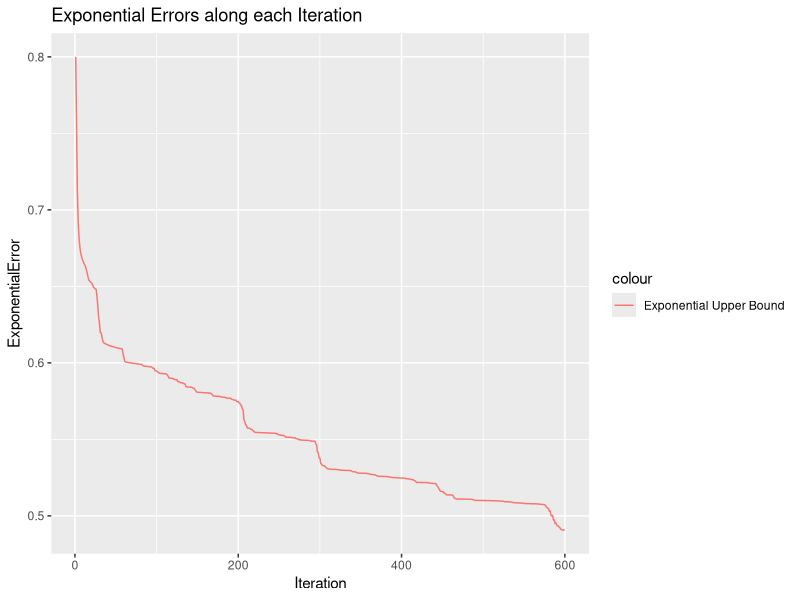

Generate this figure with R: (Note: a time limit stopped this script after it produced the figure.)
## ---- chunk 1
# Write a function for gini index
gini = function(w, y) {
  # @param w: sequence of weights for each subject
  # @param y: sequence of classification labels for each subject
  p = sum(w[which(y == 1)]) / sum(w)
  result = p * (1 - p)
  
  return (result)
}

# Write a function for score
score = function(x, c, w, y) {
  # @param x: independent data for each subject
  # @param c: splitting point
  # @param w: sequence of weights for each subject
  # @param y: sequence of classification labels for each subject
  
  # Indices of subjects for the left side
  L = which(x <= c)
  # Indices of subjects for the right side
  R = which(x > c)
  scr = -(sum(w[L]) * gini(w[L], y[L]) + sum(w[R]) * gini(w[R], y[R])) / sum(w)
  
  return (scr)
}

# Write a function for searching for the splitting point
myStump = function(x.train, w, y, x.test = NULL) {
  # @return: a list containing the splitting point, 
  # and a sequence of predictions for testing data
  
  # If there is no tesing data, then make prediction just for the training data
  if (is.null(x.test)) {
    x.test = x.train
  }
  
  # Find the splitting point
  splitting.rule = x.train[which.max(sapply(seq_along(x.train), 
                                            function(i) {
                                              score(x.train, x.train[i], w, y)
                                              }))]
  
  # Make classification
  L = which(x.train <= splitting.rule)
  R = which(x.train > splitting.rule)
  class.L = sign(sum(w[L] * y[L]))
  class.R = sign(sum(w[R] * y[R]))
  
  # For training data
  pred.x.train = rep(NA, times = length(y))
  pred.x.train[which(x.train <= splitting.rule)] = class.L
  pred.x.train[which(x.train > splitting.rule)] = class.R
  
  # For testing data
  pred.x.test = rep(NA, times = length(y))
  pred.x.test[which(x.test <= splitting.rule)] = class.L
  pred.x.test[which(x.test > splitting.rule)] = class.R
  
  return (list(splitting.rule, pred.x.test, pred.x.train))
}
## ---- chunk 2
n = 300
set.seed(1)
x = runif(n, -1, 1)
y = rbinom(n, size = 1, prob = ifelse(x ^ 2 <= 0.6, 0.9, 0.1))
y[y == 0] = -1
w = rep(1 / n, n)
splitting_point = myStump(x, w, y)[[1]]
pred = myStump(x, w, y)[[2]]
mis_rate = mean(y != pred)
## ---- chunk 3
myAdaBoost = function(x.train, y.train, iter = 500, x.test = NULL) {
  # @param iter: iteration times
  
  if (is.null(x.test)) {
    x.test = x.train
  }
  
  N = length(y.train)
  weights = matrix(NA, nrow = N, ncol = iter)
  weights[ , 1] = rep(1 / N, N)
  errors = rep(NA, times = iter)
  alpha = rep(NA, times = iter)
  
  # Initialize a matrix to store the prediction result
  # for each iteration
  pred_mat_trn = matrix(NA, nrow = N, ncol = iter)
  exp_errs_trn = rep(NA, times = iter)
  pred_mat_tst = matrix(NA, nrow = N, ncol = iter)
  exp_errs_tst = rep(NA, times = iter)
  
  for (t in 1:iter){
    # Fit a weak learner
    weight = weights[ , t]
    pred_trn = myStump(x.train = x.train, w = weight, y = y.train)[[3]]
    pred_tst = myStump(x.train = x.train, w = weight, y = y.train, x.test)[[2]]
    
    # Compute error (use training data)
    errors[t] = sum(weight[which(y.train != pred_trn)])
    
    # Compute alpha
    alpha[t] = 0.5 * log((1 - errors[t]) / errors[t])
    
    # Update weights
    # Only when it is not the last iteration then we update weights
    if (t < iter) {
      for (i in 1:N) {
      weights[i, (t + 1)] = weights[i, t] * exp(-alpha[t] * y.train[i] * pred_trn[i])
      }
      for (i in 1:N) {
        weights[i, (t + 1)] = weights[i, (t + 1)] / sum(weights[ , (t + 1)])
      }
    }
    
    
    # Store alpha * pred for this iteration
    pred_mat_trn[ , t] = alpha[t] * pred_trn
    pred_mat_tst[ , t] = alpha[t] * pred_tst
    
    # Compute the exponential error upper bound until this iteration
    exp_errs_trn[t] = mean(exp(- rowSums(as.matrix(pred_mat_trn[ , 1:t])) * y.train))
    
  }
  
  # Compute the prediction result for testing data
  F_mat = rowSums(pred_mat_tst)
  pred_tst = rep(NA, times = N)
  for (i in 1:N) {
    pred_tst[i] = sign(F_mat[i])
  }
  
  # Compute the prediction result for training data
  F_mat_trn = rowSums(pred_mat_trn)
  pred_trn = rep(NA, times = N)
  for (i in 1:N) {
    pred_trn[i] = sign(F_mat_trn[i])
  }
  
  return (list(exp_errs_trn, pred_tst, pred_trn))
}
## ---- chunk 4
set.seed(300)
n = 300
x_train = runif(n)
y_train = (rbinom(n, 1, (sin(4 * pi * x_train) + 1) / 2) - 0.5) * 2
x_test = runif(n)
y_test = (rbinom(n, 1, (sin(4 * pi * x_test) + 1) / 2) - 0.5) * 2
## ---- chunk 5
iteration = 600
exp_err_train = myAdaBoost(x.train = x, y.train = y, iter = iteration, x.test = NULL)[[1]]
df = data.frame(Iteration = c(1:iteration), ExponentialError = exp_err_train)
## ---- chunk 6
library(ggplot2)
ggplot() + 
  ggtitle("Exponential Errors along each Iteration") + 
  geom_line(data = df, aes(x = Iteration, y = ExponentialError, color = "Exponential Upper Bound")) 
## ---- chunk 7
library(ggplot2)
T = 50
test_errors = rep(NA, times = T)
for (t in 1:T) {
  test_pred = myAdaBoost(x.train = x_train, y.train = y_train, 
                         iter = t, x.test = x_test)[[2]]
  test_errors[t] = mean(test_pred != y_test)
}

train_errors = rep(NA, times = T)
for (t in 1:T) {
  train_pred = myAdaBoost(x.train = x_train, y.train = y_train, 
                          iter = t, x.test = x_test)[[3]]
  train_errors[t] = mean(train_pred != y_train)
}

df_trn = data.frame(iteration = 1:T, train.errors = train_errors)
df_tst = data.frame(iteration = 1:T, test.errors = test_errors)
## ---- chunk 8
ggplot() + 
  geom_line(data = df_trn, aes(x = iteration, y = train.errors, color = "Training Errors"), size = 1.2) + 
  geom_line(data = df_tst, aes(x = iteration, y = test.errors, color = "Testing Errors"), size = 1.2) + 
  ggtitle("Check for potential overfitting") 
